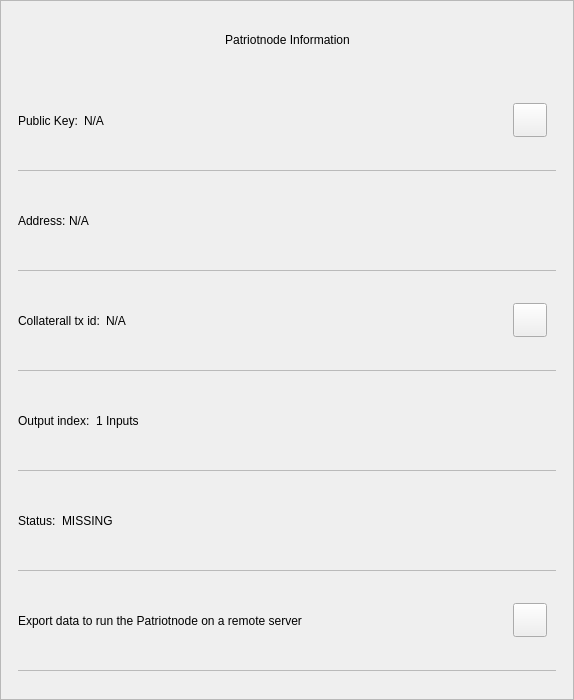
<?xml version="1.0" encoding="UTF-8"?>
<ui version="4.0">
 <class>MnInfoDialog</class>
 <widget class="QWidget" name="MnInfoDialog">
  <property name="geometry">
   <rect>
    <x>0</x>
    <y>0</y>
    <width>574</width>
    <height>700</height>
   </rect>
  </property>
  <property name="minimumSize">
   <size>
    <width>574</width>
    <height>530</height>
   </size>
  </property>
  <property name="windowTitle">
   <string notr="true">N/A</string>
  </property>
  <property name="styleSheet">
   <string notr="true"/>
  </property>
  <layout class="QVBoxLayout" name="verticalLayout_3">
   <property name="spacing">
    <number>0</number>
   </property>
   <property name="leftMargin">
    <number>0</number>
   </property>
   <property name="topMargin">
    <number>0</number>
   </property>
   <property name="rightMargin">
    <number>0</number>
   </property>
   <property name="bottomMargin">
    <number>0</number>
   </property>
   <item>
    <widget class="QFrame" name="frame">
     <property name="styleSheet">
      <string notr="true"/>
     </property>
     <property name="frameShape">
      <enum>QFrame::StyledPanel</enum>
     </property>
     <property name="frameShadow">
      <enum>QFrame::Raised</enum>
     </property>
     <layout class="QVBoxLayout" name="verticalLayout">
      <property name="leftMargin">
       <number>0</number>
      </property>
      <property name="rightMargin">
       <number>0</number>
      </property>
      <item>
       <layout class="QHBoxLayout" name="horizontalLayout_3">
        <property name="spacing">
         <number>0</number>
        </property>
        <property name="leftMargin">
         <number>20</number>
        </property>
        <property name="topMargin">
         <number>10</number>
        </property>
        <property name="rightMargin">
         <number>20</number>
        </property>
        <item>
         <spacer name="horizontalSpacer_2">
          <property name="orientation">
           <enum>Qt::Horizontal</enum>
          </property>
          <property name="sizeHint" stdset="0">
           <size>
            <width>40</width>
            <height>20</height>
           </size>
          </property>
         </spacer>
        </item>
        <item>
         <widget class="QLabel" name="labelTitle">
          <property name="minimumSize">
           <size>
            <width>0</width>
            <height>40</height>
           </size>
          </property>
          <property name="maximumSize">
           <size>
            <width>16777215</width>
            <height>40</height>
           </size>
          </property>
          <property name="styleSheet">
           <string notr="true">padding-left:24px;</string>
          </property>
          <property name="text">
           <string>Patriotnode Information</string>
          </property>
          <property name="alignment">
           <set>Qt::AlignCenter</set>
          </property>
          <property name="margin">
           <number>7</number>
          </property>
         </widget>
        </item>
        <item>
         <spacer name="horizontalSpacer">
          <property name="orientation">
           <enum>Qt::Horizontal</enum>
          </property>
          <property name="sizeHint" stdset="0">
           <size>
            <width>40</width>
            <height>20</height>
           </size>
          </property>
         </spacer>
        </item>
        <item>
         <widget class="QPushButton" name="btnEsc">
          <property name="minimumSize">
           <size>
            <width>24</width>
            <height>24</height>
           </size>
          </property>
          <property name="maximumSize">
           <size>
            <width>24</width>
            <height>24</height>
           </size>
          </property>
          <property name="styleSheet">
           <string notr="true">border:none;</string>
          </property>
          <property name="text">
           <string/>
          </property>
         </widget>
        </item>
       </layout>
      </item>
      <item>
       <spacer name="verticalSpacer">
        <property name="orientation">
         <enum>Qt::Vertical</enum>
        </property>
        <property name="sizeType">
         <enum>QSizePolicy::Fixed</enum>
        </property>
        <property name="sizeHint" stdset="0">
         <size>
          <width>20</width>
          <height>10</height>
         </size>
        </property>
       </spacer>
      </item>
      <item>
       <widget class="QWidget" name="layoutScroll" native="true">
        <property name="minimumSize">
         <size>
          <width>0</width>
          <height>0</height>
         </size>
        </property>
        <layout class="QVBoxLayout" name="verticalLayout_4">
         <property name="leftMargin">
          <number>0</number>
         </property>
         <property name="topMargin">
          <number>0</number>
         </property>
         <property name="rightMargin">
          <number>0</number>
         </property>
         <item>
          <widget class="QScrollArea" name="scrollArea">
           <property name="styleSheet">
            <string notr="true">#scrollArea {
background:transparent;
}</string>
           </property>
           <property name="horizontalScrollBarPolicy">
            <enum>Qt::ScrollBarAlwaysOff</enum>
           </property>
           <property name="sizeAdjustPolicy">
            <enum>QAbstractScrollArea::AdjustIgnored</enum>
           </property>
           <property name="widgetResizable">
            <bool>true</bool>
           </property>
           <property name="alignment">
            <set>Qt::AlignLeading|Qt::AlignLeft|Qt::AlignTop</set>
           </property>
           <widget class="QWidget" name="scrollAreaWidgetContents">
            <property name="geometry">
             <rect>
              <x>0</x>
              <y>0</y>
              <width>570</width>
              <height>596</height>
             </rect>
            </property>
            <property name="autoFillBackground">
             <bool>false</bool>
            </property>
            <property name="styleSheet">
             <string notr="true">#scrollAreaWidgetContents {
background:transparent;
}</string>
            </property>
            <layout class="QVBoxLayout" name="verticalLayout_7">
             <property name="spacing">
              <number>0</number>
             </property>
             <property name="sizeConstraint">
              <enum>QLayout::SetDefaultConstraint</enum>
             </property>
             <property name="leftMargin">
              <number>0</number>
             </property>
             <property name="topMargin">
              <number>0</number>
             </property>
             <property name="rightMargin">
              <number>0</number>
             </property>
             <property name="bottomMargin">
              <number>0</number>
             </property>
             <item>
              <widget class="QWidget" name="content" native="true">
               <layout class="QVBoxLayout" name="verticalLayout_2">
                <property name="leftMargin">
                 <number>16</number>
                </property>
                <property name="topMargin">
                 <number>0</number>
                </property>
                <property name="rightMargin">
                 <number>16</number>
                </property>
                <item>
                 <widget class="QWidget" name="contentID" native="true">
                  <layout class="QHBoxLayout" name="horizontalLayout_12" stretch="0,1,0">
                   <property name="leftMargin">
                    <number>0</number>
                   </property>
                   <item>
                    <widget class="QLabel" name="labelId">
                     <property name="maximumSize">
                      <size>
                       <width>16777215</width>
                       <height>16777215</height>
                      </size>
                     </property>
                     <property name="text">
                      <string>Public Key:</string>
                     </property>
                    </widget>
                   </item>
                   <item>
                    <widget class="QLabel" name="textId">
                     <property name="text">
                      <string notr="true">N/A</string>
                     </property>
                    </widget>
                   </item>
                   <item>
                    <widget class="QPushButton" name="pushCopy">
                     <property name="minimumSize">
                      <size>
                       <width>34</width>
                       <height>34</height>
                      </size>
                     </property>
                     <property name="maximumSize">
                      <size>
                       <width>34</width>
                       <height>34</height>
                      </size>
                     </property>
                     <property name="focusPolicy">
                      <enum>Qt::NoFocus</enum>
                     </property>
                     <property name="text">
                      <string/>
                     </property>
                     <property name="iconSize">
                      <size>
                       <width>24</width>
                       <height>24</height>
                      </size>
                     </property>
                    </widget>
                   </item>
                  </layout>
                 </widget>
                </item>
                <item>
                 <widget class="QLabel" name="labelDivider9">
                  <property name="maximumSize">
                   <size>
                    <width>16777215</width>
                    <height>1</height>
                   </size>
                  </property>
                  <property name="styleSheet">
                   <string notr="true">background-color:#bababa;</string>
                  </property>
                  <property name="text">
                   <string/>
                  </property>
                 </widget>
                </item>
                <item>
                 <widget class="QWidget" name="contentOutputs" native="true">
                  <layout class="QHBoxLayout" name="horizontalLayout_11" stretch="0,3">
                   <property name="spacing">
                    <number>0</number>
                   </property>
                   <property name="leftMargin">
                    <number>0</number>
                   </property>
                   <property name="rightMargin">
                    <number>12</number>
                   </property>
                   <item>
                    <widget class="QLabel" name="labelSend">
                     <property name="maximumSize">
                      <size>
                       <width>16777215</width>
                       <height>16777215</height>
                      </size>
                     </property>
                     <property name="text">
                      <string>Address: </string>
                     </property>
                    </widget>
                   </item>
                   <item>
                    <widget class="QLabel" name="textAddress">
                     <property name="text">
                      <string notr="true">N/A</string>
                     </property>
                    </widget>
                   </item>
                  </layout>
                 </widget>
                </item>
                <item>
                 <widget class="QLabel" name="labelDivider8">
                  <property name="maximumSize">
                   <size>
                    <width>16777215</width>
                    <height>1</height>
                   </size>
                  </property>
                  <property name="styleSheet">
                   <string notr="true">background-color:#bababa;</string>
                  </property>
                  <property name="text">
                   <string/>
                  </property>
                 </widget>
                </item>
                <item>
                 <widget class="QWidget" name="contentAmount" native="true">
                  <layout class="QHBoxLayout" name="horizontalLayout_4" stretch="0,1,0">
                   <property name="leftMargin">
                    <number>0</number>
                   </property>
                   <item>
                    <widget class="QLabel" name="labelAmount">
                     <property name="maximumSize">
                      <size>
                       <width>16777215</width>
                       <height>16777215</height>
                      </size>
                     </property>
                     <property name="text">
                      <string>Collaterall tx id:</string>
                     </property>
                    </widget>
                   </item>
                   <item>
                    <widget class="QLabel" name="textAmount">
                     <property name="text">
                      <string notr="true">N/A</string>
                     </property>
                    </widget>
                   </item>
                   <item>
                    <widget class="QPushButton" name="pushCopyId">
                     <property name="minimumSize">
                      <size>
                       <width>34</width>
                       <height>34</height>
                      </size>
                     </property>
                     <property name="maximumSize">
                      <size>
                       <width>34</width>
                       <height>34</height>
                      </size>
                     </property>
                     <property name="focusPolicy">
                      <enum>Qt::NoFocus</enum>
                     </property>
                     <property name="text">
                      <string/>
                     </property>
                    </widget>
                   </item>
                  </layout>
                 </widget>
                </item>
                <item>
                 <widget class="QLabel" name="labelDivider6">
                  <property name="maximumSize">
                   <size>
                    <width>16777215</width>
                    <height>1</height>
                   </size>
                  </property>
                  <property name="styleSheet">
                   <string notr="true">background-color:#bababa;</string>
                  </property>
                  <property name="text">
                   <string/>
                  </property>
                 </widget>
                </item>
                <item>
                 <widget class="QWidget" name="contentInputs" native="true">
                  <layout class="QHBoxLayout" name="horizontalLayout" stretch="0,2">
                   <property name="leftMargin">
                    <number>0</number>
                   </property>
                   <property name="rightMargin">
                    <number>12</number>
                   </property>
                   <item>
                    <widget class="QLabel" name="labelInputs">
                     <property name="sizePolicy">
                      <sizepolicy hsizetype="Minimum" vsizetype="Preferred">
                       <horstretch>0</horstretch>
                       <verstretch>0</verstretch>
                      </sizepolicy>
                     </property>
                     <property name="maximumSize">
                      <size>
                       <width>16777215</width>
                       <height>16777215</height>
                      </size>
                     </property>
                     <property name="text">
                      <string>Output index:</string>
                     </property>
                    </widget>
                   </item>
                   <item>
                    <widget class="QLabel" name="textInputs">
                     <property name="text">
                      <string>1 Inputs</string>
                     </property>
                    </widget>
                   </item>
                  </layout>
                 </widget>
                </item>
                <item>
                 <widget class="QLabel" name="labelDivider1">
                  <property name="maximumSize">
                   <size>
                    <width>16777215</width>
                    <height>1</height>
                   </size>
                  </property>
                  <property name="styleSheet">
                   <string notr="true">background-color:#bababa;</string>
                  </property>
                  <property name="text">
                   <string/>
                  </property>
                 </widget>
                </item>
                <item>
                 <widget class="QWidget" name="contentFee" native="true">
                  <layout class="QHBoxLayout" name="horizontalLayout_7" stretch="0,1">
                   <property name="leftMargin">
                    <number>0</number>
                   </property>
                   <item>
                    <widget class="QLabel" name="labelFee">
                     <property name="maximumSize">
                      <size>
                       <width>16777215</width>
                       <height>16777215</height>
                      </size>
                     </property>
                     <property name="text">
                      <string>Status:</string>
                     </property>
                    </widget>
                   </item>
                   <item>
                    <widget class="QLabel" name="textStatus">
                     <property name="text">
                      <string notr="true">MISSING</string>
                     </property>
                    </widget>
                   </item>
                  </layout>
                 </widget>
                </item>
                <item>
                 <widget class="QLabel" name="labelDivider4">
                  <property name="maximumSize">
                   <size>
                    <width>16777215</width>
                    <height>1</height>
                   </size>
                  </property>
                  <property name="styleSheet">
                   <string notr="true">background-color:#bababa;</string>
                  </property>
                  <property name="text">
                   <string/>
                  </property>
                 </widget>
                </item>
                <item>
                 <widget class="QWidget" name="contentExport" native="true">
                  <layout class="QHBoxLayout" name="horizontalLayout_8" stretch="3,0">
                   <property name="leftMargin">
                    <number>0</number>
                   </property>
                   <item>
                    <widget class="QLabel" name="textExport">
                     <property name="styleSheet">
                      <string notr="true">padding-top:1px;</string>
                     </property>
                     <property name="lineWidth">
                      <number>0</number>
                     </property>
                     <property name="text">
                      <string>Export data to run the Patriotnode on a remote server</string>
                     </property>
                     <property name="wordWrap">
                      <bool>true</bool>
                     </property>
                     <property name="indent">
                      <number>0</number>
                     </property>
                    </widget>
                   </item>
                   <item>
                    <widget class="QPushButton" name="pushExport">
                     <property name="minimumSize">
                      <size>
                       <width>34</width>
                       <height>34</height>
                      </size>
                     </property>
                     <property name="maximumSize">
                      <size>
                       <width>34</width>
                       <height>34</height>
                      </size>
                     </property>
                     <property name="focusPolicy">
                      <enum>Qt::NoFocus</enum>
                     </property>
                     <property name="text">
                      <string/>
                     </property>
                    </widget>
                   </item>
                  </layout>
                 </widget>
                </item>
                <item>
                 <widget class="QLabel" name="labelDivider7">
                  <property name="maximumSize">
                   <size>
                    <width>16777215</width>
                    <height>1</height>
                   </size>
                  </property>
                  <property name="styleSheet">
                   <string notr="true">background-color:#bababa;</string>
                  </property>
                  <property name="text">
                   <string/>
                  </property>
                 </widget>
                </item>
               </layout>
              </widget>
             </item>
            </layout>
           </widget>
          </widget>
         </item>
        </layout>
       </widget>
      </item>
     </layout>
    </widget>
   </item>
  </layout>
 </widget>
 <resources/>
 <connections/>
</ui>
